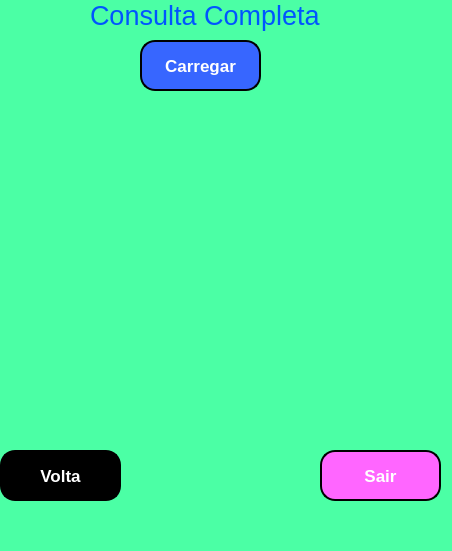
<?xml version="1.0" encoding="UTF-8"?>
<ui version="4.0">
 <class>MainWindow</class>
 <widget class="QMainWindow" name="MainWindow">
  <property name="geometry">
   <rect>
    <x>0</x>
    <y>0</y>
    <width>452</width>
    <height>551</height>
   </rect>
  </property>
  <property name="windowTitle">
   <string>MainWindow</string>
  </property>
  <property name="styleSheet">
   <string notr="true">background-color: rgb(75, 255, 165);</string>
  </property>
  <widget class="QWidget" name="centralwidget">
   <widget class="QLabel" name="label_2">
    <property name="geometry">
     <rect>
      <x>200</x>
      <y>450</y>
      <width>31</width>
      <height>61</height>
     </rect>
    </property>
    <property name="text">
     <string/>
    </property>
    <property name="pixmap">
     <pixmap>usuario.png</pixmap>
    </property>
   </widget>
   <widget class="QPushButton" name="pushButton_5">
    <property name="geometry">
     <rect>
      <x>320</x>
      <y>450</y>
      <width>121</width>
      <height>51</height>
     </rect>
    </property>
    <property name="font">
     <font>
      <pointsize>13</pointsize>
      <weight>75</weight>
      <bold>true</bold>
     </font>
    </property>
    <property name="styleSheet">
     <string notr="true">background-color: rgb(255, 102, 255);
color: rgb(255, 255, 255);
border-style: outset;
border-width: 2px;
border-radius: 15px;
border-color: black;</string>
    </property>
    <property name="text">
     <string>Sair</string>
    </property>
   </widget>
   <widget class="QPushButton" name="pushButton_6">
    <property name="geometry">
     <rect>
      <x>0</x>
      <y>450</y>
      <width>121</width>
      <height>51</height>
     </rect>
    </property>
    <property name="font">
     <font>
      <pointsize>13</pointsize>
      <weight>75</weight>
      <bold>true</bold>
     </font>
    </property>
    <property name="styleSheet">
     <string notr="true">background-color: rgb(555, 102, 255);
color: rgb(255, 255, 255);
border-style: outset;
border-width: 2px;
border-radius: 15px;
border-color: black;</string>
    </property>
    <property name="text">
     <string>Volta</string>
    </property>
   </widget>
   <widget class="QLabel" name="label_6">
    <property name="geometry">
     <rect>
      <x>90</x>
      <y>0</y>
      <width>251</width>
      <height>31</height>
     </rect>
    </property>
    <property name="font">
     <font>
      <pointsize>20</pointsize>
     </font>
    </property>
    <property name="styleSheet">
     <string notr="true">color: rgb(0, 85, 255);</string>
    </property>
    <property name="text">
     <string>Consulta Completa</string>
    </property>
   </widget>
   <widget class="QPushButton" name="pushButton_7">
    <property name="geometry">
     <rect>
      <x>140</x>
      <y>40</y>
      <width>121</width>
      <height>51</height>
     </rect>
    </property>
    <property name="font">
     <font>
      <pointsize>13</pointsize>
      <weight>75</weight>
      <bold>true</bold>
     </font>
    </property>
    <property name="styleSheet">
     <string notr="true">background-color: rgb(55, 102, 255);
color: rgb(255, 255, 255);
border-style: outset;
border-width: 2px;
border-radius: 15px;
border-color: black;</string>
    </property>
    <property name="text">
     <string>Carregar</string>
    </property>
   </widget>
   <widget class="QLabel" name="label_4">
    <property name="geometry">
     <rect>
      <x>20</x>
      <y>140</y>
      <width>391</width>
      <height>271</height>
     </rect>
    </property>
    <property name="font">
     <font>
      <pointsize>13</pointsize>
     </font>
    </property>
    <property name="styleSheet">
     <string notr="true">color: rgb(0, 85, 255);</string>
    </property>
    <property name="text">
     <string/>
    </property>
   </widget>
  </widget>
  <widget class="QMenuBar" name="menubar">
   <property name="geometry">
    <rect>
     <x>0</x>
     <y>0</y>
     <width>452</width>
     <height>22</height>
    </rect>
   </property>
  </widget>
  <widget class="QStatusBar" name="statusbar"/>
 </widget>
 <resources/>
 <connections/>
</ui>
